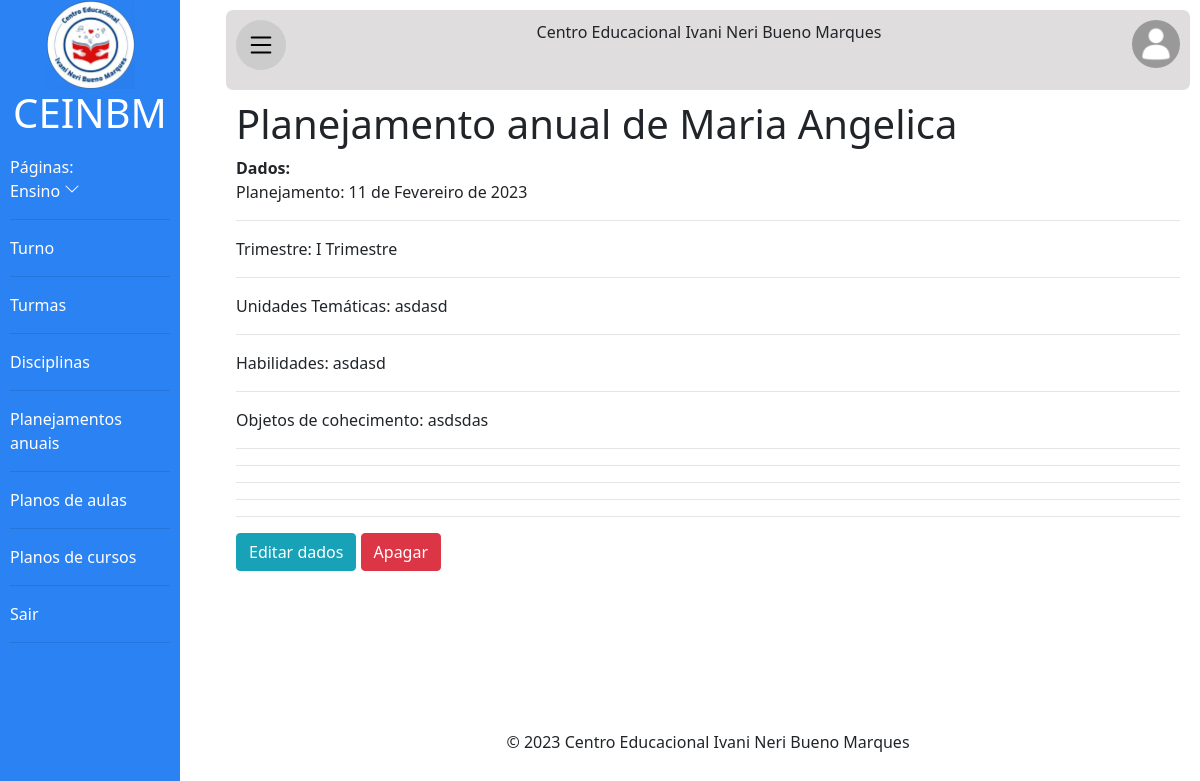
Screenshot of /ceinbm/detalhes/Planejamento/3 (signed in) with the database file from the repository.
### principal/models.py (models this page shows, shortened)
class PlanejamentoAnual(models.Model):
    trimestres=[
        ('I Trimestre','I Trimestre'),
        ('II Trimestre','II Trimestre'),
        ('III Trimestre','III Trimestre'),
    ]
    docente = models.ForeignKey(Docente, on_delete=models.CASCADE,verbose_name='Docente', related_name='planejamentos',blank=True,null=True)
    disciplina= models.ForeignKey(Disciplina,on_delete=models.CASCADE,verbose_name='Componente curricular',related_name='planejamento_anual')
    data_do_planejamento = models.DateField(auto_now_add=True, verbose_name='Data do Planejamento')
    trimestre= models.CharField(max_length=20, choices=trimestres,verbose_name='Trimestre')
    unidades_tematicas=models.TextField(blank=True,verbose_name='Unidades Temáticas')
    habilidades=models.TextField(blank=True,verbose_name='Habilidades')
    objetos_de_conhecimento=models.TextField(blank=True,verbose_name='Objetos de conhecimento')
    orientações_didaticas=models.TextField(blank=True,verbose_name='Orientações didáticas')
    avaliacao=models.TextField(blank=True,verbose_name='Avaliação')
    fonte=models.TextField(blank=True,verbose_name='Fonte')

class Usuario(models.Model):
    texto_ajuda_senha = 'A senha deverá ter no mínimo 8 caracteres. Deverá ter números e letras.'
    generos = [
        ('Masculino', 'Masculino'),
        ('Feminino', 'Feminino'),
        ('Outro', 'Outro')
    ]
    user = models.OneToOneField(
        User, on_delete=models.CASCADE, blank=True, null=True)
    nome = models.CharField(max_length=50)
    sobrenome = models.CharField(max_length=100)
    genero = models.CharField(
        max_length=30, choices=generos, verbose_name='Gênero', default='Outro')
    email = models.EmailField()
    senha = models.CharField(max_length=128, help_text=texto_ajuda_senha)
    cpf = models.CharField(max_length=14, blank=True, verbose_name='CPF')
    rg = models.CharField(max_length=13, blank=True, verbose_name='RG')
    data_de_nascimento = models.DateField(
        blank=True, null=True, default='01/01/2000', verbose_name='Data de Nascimento')
    class Meta:
        abstract = True

class Docente(Usuario):
    cargo = models.CharField(
        max_length=100, default='Docente', verbose_name='Cargo')
    foto = models.ImageField(upload_to='fotos_docentes/',
                             blank=True, verbose_name='Foto')
    disciplinas = models.ManyToManyField(
        Disciplina, blank=True, verbose_name='Disciplinas que trabalha', related_name='docentes')

### detalhes/views.py (the view)
# urls.py: path('Planejamento/<int:id>',views.detalhes_planejamento_anual,name='detalhes_planejamento'),
@login_required(login_url='login')
@has_permission_decorator(permission_name='ver_planejamento_anual')
def detalhes_planejamento_anual(request, id):
    planejamento = get_object_or_404(PlanejamentoAnual, pk=id)
    return render(request, 'detalhes_planejamento_anual.html', {'planejamento': planejamento})

### detalhes/templates/detalhes_planejamento_anual.html (shortened to what this page needs)
{% extends 'baseoficial.html' %}
{% load static %}
{% load bootstrap4 %}
{% block section %}
<h1>Planejamento anual de {{planejamento.docente.nome}} </h1>
<div>
    <div>
        <div>
            <strong>Dados:</strong>
            <p>Planejamento: {{planejamento.data_do_planejamento}}</p>
            <hr>
            <p>Trimestre: {{planejamento.trimestre}}</p>
            <hr>
            <p>Unidades Temáticas: {{planejamento.unidades_tematicas}}</p>
            <hr>
            <p>Habilidades: {{planejamento.habilidades}}</p>
            <hr>
            <p>Objetos de cohecimento: {{planejamento.objetos_de_conhecimento}}</p>
            <hr>
            <hr>
            <hr>
            <hr>
            <hr>
        </div>
        {% if perms.auth.fazer_planejamento_anual %}
        <div>
            <a class="btn btn-info" href="{% url 'edt_planejamento' planejamento.id %}">Editar dados</a>
            <a class="btn btn-danger" href="{% url 'del_planejamento_anual' planejamento.id %}">Apagar</a>
        </div>
        {% endif %}
    </div>
    <br>
    {% endblock %}

### templates/static/css/principal.css (style rules this page uses)
* { margin: 0; padding: 0; font-family: 'Segoe UI', Tahoma, Geneva, Verdana, sans-serif; }
body { background-color: rgb(240, 240, 240); min-width: 300px; }

### rows the page displays
PlanejamentoAnual: docente.nome "Maria Angelica", data_do_planejamento "11 de Fevereiro de 2023", trimestre "I Trimestre", unidades_tematicas "asdasd", habilidades "asdasd", objetos_de_conhecimento "asdsdas"
